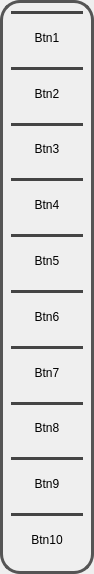
<?xml version="1.0" encoding="UTF-8"?>
<ui version="4.0">
 <class>Form</class>
 <widget class="QWidget" name="Form">
  <property name="geometry">
   <rect>
    <x>0</x>
    <y>0</y>
    <width>94</width>
    <height>574</height>
   </rect>
  </property>
  <property name="sizePolicy">
   <sizepolicy hsizetype="MinimumExpanding" vsizetype="MinimumExpanding">
    <horstretch>0</horstretch>
    <verstretch>0</verstretch>
   </sizepolicy>
  </property>
  <property name="windowTitle">
   <string>Form</string>
  </property>
  <property name="styleSheet">
   <string notr="true">/* Bordure exterieure epaisse pour marquer l'arrondi de 20px */
QWidget#Form {
    border-radius: 20px;
    border: 3px solid #555555;
}

/* Style des boutons et separations horizontales episses */
QToolButton {
    background: transparent;
    border: none;
    /* Inversion : placement en haut pour liberer le bas de la barre */
    border-top: 3px solid #444444; 
    padding: 2px; 
}

/* Suppression du trait sur le premier bouton pour eviter le doublon en haut */
QToolButton:first-child {
    border-top: none;
}

/* ACCENTUATION : Outil selectionné et validé (Teinte Noisette) */
QToolButton:checked {
    background-color: rgba(220, 190, 150, 0.5);
    /* Maintien du separateur si present ou suppression selon le besoin de nettete */
    border-top: none;
}

/* Feedback survol (Teinte Noisette) */
QToolButton:hover {
    background-color: rgba(220, 190, 150, 0.25);
    border-top: none;
}

/* Feedback fonctionnel combiné */
QToolButton:checked:hover {
    background-color: rgba(220, 190, 150, 0.7);
    border-top: none;
}

/* Feedback fonctionnel combiné (Outil actif + souris dessus) */
QToolButton:checked:hover {
    background-color: rgba(220, 190, 150, 0.7);
}</string>
  </property>
  <layout class="QVBoxLayout" name="verticalLayout">
   <item>
    <layout class="QGridLayout" name="gridLayout_1">
     <property name="spacing">
      <number>5</number>
     </property>
     <item row="0" column="0">
      <widget class="QToolButton" name="toolButton_1">
       <property name="sizePolicy">
        <sizepolicy hsizetype="Minimum" vsizetype="Minimum">
         <horstretch>0</horstretch>
         <verstretch>0</verstretch>
        </sizepolicy>
       </property>
       <property name="minimumSize">
        <size>
         <width>32</width>
         <height>32</height>
        </size>
       </property>
       <property name="maximumSize">
        <size>
         <width>16777215</width>
         <height>16777215</height>
        </size>
       </property>
       <property name="text">
        <string>Btn1</string>
       </property>
       <property name="iconSize">
        <size>
         <width>40</width>
         <height>40</height>
        </size>
       </property>
      </widget>
     </item>
    </layout>
   </item>
   <item>
    <layout class="QHBoxLayout" name="horizontalLayout">
     <property name="spacing">
      <number>5</number>
     </property>
     <item>
      <widget class="QToolButton" name="toolButton_2">
       <property name="sizePolicy">
        <sizepolicy hsizetype="Minimum" vsizetype="Minimum">
         <horstretch>0</horstretch>
         <verstretch>0</verstretch>
        </sizepolicy>
       </property>
       <property name="minimumSize">
        <size>
         <width>32</width>
         <height>32</height>
        </size>
       </property>
       <property name="maximumSize">
        <size>
         <width>16777215</width>
         <height>16777215</height>
        </size>
       </property>
       <property name="text">
        <string>Btn2</string>
       </property>
       <property name="iconSize">
        <size>
         <width>40</width>
         <height>40</height>
        </size>
       </property>
      </widget>
     </item>
    </layout>
   </item>
   <item>
    <layout class="QGridLayout" name="gridLayout_3">
     <property name="spacing">
      <number>5</number>
     </property>
     <item row="0" column="0">
      <widget class="QToolButton" name="toolButton_3">
       <property name="sizePolicy">
        <sizepolicy hsizetype="Minimum" vsizetype="Minimum">
         <horstretch>0</horstretch>
         <verstretch>0</verstretch>
        </sizepolicy>
       </property>
       <property name="minimumSize">
        <size>
         <width>32</width>
         <height>32</height>
        </size>
       </property>
       <property name="maximumSize">
        <size>
         <width>16777215</width>
         <height>16777215</height>
        </size>
       </property>
       <property name="text">
        <string>Btn3</string>
       </property>
       <property name="iconSize">
        <size>
         <width>40</width>
         <height>40</height>
        </size>
       </property>
      </widget>
     </item>
    </layout>
   </item>
   <item>
    <layout class="QGridLayout" name="gridLayout_4">
     <property name="spacing">
      <number>5</number>
     </property>
     <item row="0" column="0">
      <widget class="QToolButton" name="toolButton_4">
       <property name="sizePolicy">
        <sizepolicy hsizetype="Minimum" vsizetype="Minimum">
         <horstretch>0</horstretch>
         <verstretch>0</verstretch>
        </sizepolicy>
       </property>
       <property name="minimumSize">
        <size>
         <width>32</width>
         <height>32</height>
        </size>
       </property>
       <property name="maximumSize">
        <size>
         <width>16777215</width>
         <height>16777215</height>
        </size>
       </property>
       <property name="text">
        <string>Btn4</string>
       </property>
       <property name="iconSize">
        <size>
         <width>40</width>
         <height>40</height>
        </size>
       </property>
      </widget>
     </item>
    </layout>
   </item>
   <item>
    <layout class="QGridLayout" name="gridLayout_5">
     <property name="spacing">
      <number>5</number>
     </property>
     <item row="0" column="0">
      <widget class="QToolButton" name="toolButton_5">
       <property name="sizePolicy">
        <sizepolicy hsizetype="Minimum" vsizetype="Minimum">
         <horstretch>0</horstretch>
         <verstretch>0</verstretch>
        </sizepolicy>
       </property>
       <property name="minimumSize">
        <size>
         <width>32</width>
         <height>32</height>
        </size>
       </property>
       <property name="maximumSize">
        <size>
         <width>16777215</width>
         <height>16777215</height>
        </size>
       </property>
       <property name="text">
        <string>Btn5</string>
       </property>
       <property name="iconSize">
        <size>
         <width>40</width>
         <height>40</height>
        </size>
       </property>
      </widget>
     </item>
    </layout>
   </item>
   <item>
    <layout class="QGridLayout" name="gridLayout_6_">
     <property name="spacing">
      <number>5</number>
     </property>
     <item row="0" column="0">
      <widget class="QToolButton" name="toolButton_6">
       <property name="sizePolicy">
        <sizepolicy hsizetype="Minimum" vsizetype="Minimum">
         <horstretch>0</horstretch>
         <verstretch>0</verstretch>
        </sizepolicy>
       </property>
       <property name="minimumSize">
        <size>
         <width>32</width>
         <height>32</height>
        </size>
       </property>
       <property name="maximumSize">
        <size>
         <width>16777215</width>
         <height>16777215</height>
        </size>
       </property>
       <property name="text">
        <string>Btn6</string>
       </property>
       <property name="iconSize">
        <size>
         <width>40</width>
         <height>40</height>
        </size>
       </property>
      </widget>
     </item>
    </layout>
   </item>
   <item>
    <layout class="QGridLayout" name="gridLayout_7">
     <property name="spacing">
      <number>5</number>
     </property>
     <item row="0" column="0">
      <widget class="QToolButton" name="toolButton_7">
       <property name="sizePolicy">
        <sizepolicy hsizetype="Minimum" vsizetype="Minimum">
         <horstretch>0</horstretch>
         <verstretch>0</verstretch>
        </sizepolicy>
       </property>
       <property name="minimumSize">
        <size>
         <width>32</width>
         <height>32</height>
        </size>
       </property>
       <property name="maximumSize">
        <size>
         <width>16777215</width>
         <height>16777215</height>
        </size>
       </property>
       <property name="text">
        <string>Btn7</string>
       </property>
       <property name="iconSize">
        <size>
         <width>40</width>
         <height>40</height>
        </size>
       </property>
      </widget>
     </item>
    </layout>
   </item>
   <item>
    <layout class="QGridLayout" name="gridLayout_8">
     <property name="spacing">
      <number>5</number>
     </property>
     <item row="0" column="0">
      <widget class="QToolButton" name="toolButton_8">
       <property name="sizePolicy">
        <sizepolicy hsizetype="Minimum" vsizetype="Minimum">
         <horstretch>0</horstretch>
         <verstretch>0</verstretch>
        </sizepolicy>
       </property>
       <property name="minimumSize">
        <size>
         <width>32</width>
         <height>32</height>
        </size>
       </property>
       <property name="maximumSize">
        <size>
         <width>16777215</width>
         <height>16777215</height>
        </size>
       </property>
       <property name="text">
        <string>Btn8</string>
       </property>
       <property name="iconSize">
        <size>
         <width>40</width>
         <height>40</height>
        </size>
       </property>
      </widget>
     </item>
    </layout>
   </item>
   <item>
    <layout class="QGridLayout" name="gridLayout_9">
     <property name="spacing">
      <number>5</number>
     </property>
     <item row="0" column="0">
      <widget class="QToolButton" name="toolButton_9_">
       <property name="sizePolicy">
        <sizepolicy hsizetype="Minimum" vsizetype="Minimum">
         <horstretch>0</horstretch>
         <verstretch>0</verstretch>
        </sizepolicy>
       </property>
       <property name="minimumSize">
        <size>
         <width>32</width>
         <height>32</height>
        </size>
       </property>
       <property name="maximumSize">
        <size>
         <width>16777215</width>
         <height>16777215</height>
        </size>
       </property>
       <property name="text">
        <string>Btn9</string>
       </property>
       <property name="iconSize">
        <size>
         <width>40</width>
         <height>40</height>
        </size>
       </property>
      </widget>
     </item>
    </layout>
   </item>
   <item>
    <layout class="QGridLayout" name="gridLayout_10">
     <property name="spacing">
      <number>5</number>
     </property>
     <item row="0" column="0">
      <widget class="QToolButton" name="toolButton_10">
       <property name="sizePolicy">
        <sizepolicy hsizetype="Minimum" vsizetype="Minimum">
         <horstretch>0</horstretch>
         <verstretch>0</verstretch>
        </sizepolicy>
       </property>
       <property name="minimumSize">
        <size>
         <width>32</width>
         <height>32</height>
        </size>
       </property>
       <property name="maximumSize">
        <size>
         <width>16777215</width>
         <height>16777215</height>
        </size>
       </property>
       <property name="text">
        <string>Btn10</string>
       </property>
       <property name="iconSize">
        <size>
         <width>40</width>
         <height>40</height>
        </size>
       </property>
      </widget>
     </item>
    </layout>
   </item>
  </layout>
 </widget>
 <resources/>
 <connections/>
</ui>
